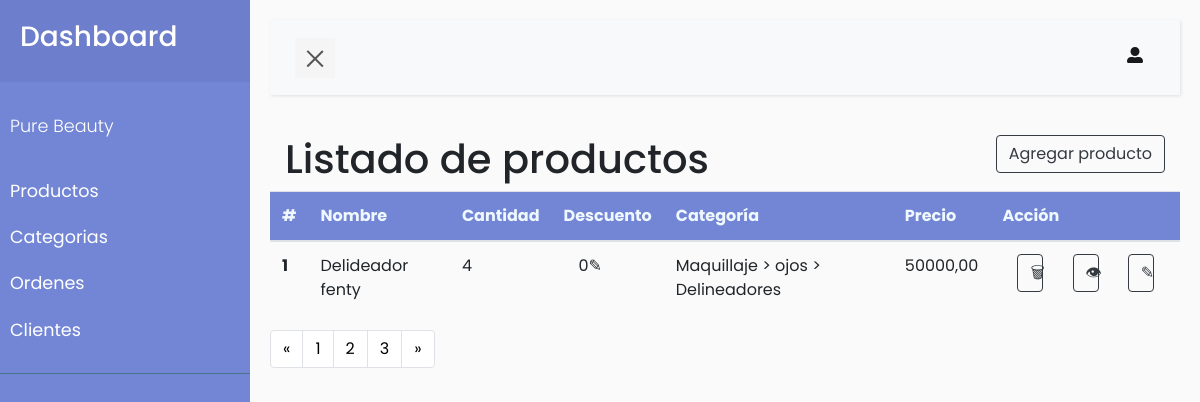
The page /productos on the database its author committed.
### producto/models.py (models this page shows, shortened)
class Producto (models.Model):
    nombre = models.CharField('Nombre', max_length=100)
    stock = models.PositiveIntegerField('Stock')
    descripcion = models.CharField('Descripcion', max_length=500)
    is_activo = models.BooleanField('Es un producto activo')
    precio_act = models.DecimalField('Precio', max_digits=15, decimal_places=2)
    precio_desc = models.DecimalField('Precio con descuento', max_digits=15, decimal_places=2)
    fecha_inicio_desc = models.DateTimeField('Fecha incio del descuento')
    fecha_fin_desc = models.DateTimeField('Fecha finalización del descuento')
    ult_actualizacion = models.DateTimeField('Fecha últ. actualización')
    imagen = models.ImageField('Imagen del producto', upload_to='productos/', blank=True, null=True)

class Subcategoria(models.Model):
    nombre = models.CharField('Nombre', max_length=100)
    categoria = models.ForeignKey(Categoria, on_delete=models.CASCADE)
    def __str__(self):
        return f"{self.categoria} > {self.nombre}"

class Categoria(models.Model):
    nombre = models.CharField('Nombre', max_length=100)
    categoria_padre = models.ForeignKey('self', on_delete=models.SET_NULL, null=True, blank=True, related_name='categorias_hijas')
    def __str__(self):
        return self.get_nombre_completo()
    def get_nombre_completo(self):
        if self.categoria_padre:
            return f"{self.categoria_padre.get_nombre_completo()} > {self.nombre}"
        else:
            return self.nombre

### producto/views.py (the view)
# urls.py: path('productos',views.inicio, name='inicio'),
def inicio(request):
    productos = Producto.objects.all()
    for producto in productos:
        if producto.precio_desc == producto.precio_act:
            producto.precio_desc = 0
        productoSubcategoria = ProductoSubcategoria.objects.get(producto=producto)
        producto.categoria =productoSubcategoria.subcategoria
        pass
    return render(request, 'productos.html', {'productos': productos})

### producto/templates/productos.html (shortened to what this page needs)
{% extends 'dashboard.html' %}
{% load crispy_forms_tags %}
{% load static %}
{% block content %}
<div class="container">
    <div class="row">
        <div class="col-8">
            <h1>Listado de productos</h1>
        </div>
        <div class="col-4 text-right">
            <button class="btn btn-outline-dark" onclick="abrirModal()">Agregar producto</button>
        </div>
    </div>
</div>
<table class="table">
    <thead style="background-color: #7386D5;">
        <tr>
            <th scope="col" style="color:aliceblue;">#</th>
            <th scope="col" style="color:aliceblue;">Nombre</th>
            <th scope="col" style="color:aliceblue;">Cantidad</th>
            <th scope="col" style="color:aliceblue;">Descuento</th>
            <th scope="col" style="color:aliceblue;">Categoría</th>
            <th scope="col" style="color:aliceblue;">Precio</th>
            <th scope="col" style="color:aliceblue;">Acción</th>
        </tr>
    </thead>
    <tbody>
        {% for producto in productos %}
        <tr>
            <th scope="row">{{ forloop.counter }}</th>
            <td>{{ producto.nombre }}</td>
            <td>{{ producto.stock }}</td>
            <td>
                <a href="#">
                    <div class="container">
                        <div class="row">
                            <div class="col-6">
                                {{ producto.precio_desc }}✎
                            </div>
                        </div>
                    </div>
                </a>
            </td>
            <td><a href="#">{{ producto.categoria }}</a></td>
            <td>{{ producto.precio_act }}</td>
            <td>
                <div class="container">
                    <div class="row">
                        <div class="col-4">
                            <button class="btn btn-outline-dark btn-block">🗑</button>
                        </div>
                        <div class="col-4">
                            <button class="btn btn-outline-dark btn-block">👁</button>
                        </div>
                        <div class="col-4">
                            <button class="btn btn-outline-dark btn-block">✎</button>
                        </div>
                    </div>
                </div>
            </td>
        </tr>
        {% endfor %}
    </tbody>
</table>
<nav aria-label="Page navigation example">
    <ul class="pagination">
      <li class="page-item">
        <a class="page-link" style="color: black;" href="#" aria-label="Previous">
          <span aria-hidden="true">&laquo;</span>
        </a>
      </li>
      <li class="page-item"><a class="page-link" style="color: black;" href="#">1</a></li>
      <li class="page-item"><a class="page-link"  style="color: black;" href="#">2</a></li>
      <li class="page-item"><a class="page-link"  style="color: black;" href="#">3</a></li>
      <li class="page-item">
        <a class="page-link"  style="color: black;" href="#" aria-label="Next">
          <span aria-hidden="true">&raquo;</span>
        </a>
      </li>
    </ul>
  </nav>
{% endblock content %}

### static/css/style.css (style rules this page uses)
html, body { height: 100%; margin: 0; }

### static/css/sidebar.css (style rules this page uses)
body { font-family: 'Poppins', sans-serif; background: #fafafa; }
a, a:hover, a:focus { color: inherit; text-decoration: none; transition: all 0.3s; }

### rows shown on the page
Producto: nombre "Delideador fenty", stock "4", precio_desc "0", categoria "Maquillaje > ojos > Delineadores", precio_act "50000,00"
